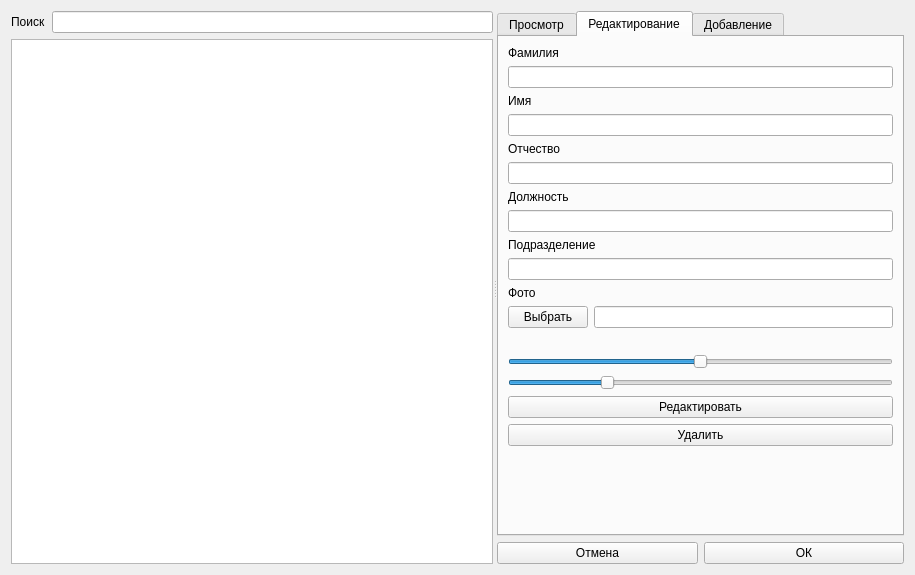
<?xml version="1.0" encoding="UTF-8"?>
<ui version="4.0">
 <class>PersonalCardEditorForm</class>
 <widget class="QWidget" name="PersonalCardEditorForm">
  <property name="geometry">
   <rect>
    <x>0</x>
    <y>0</y>
    <width>915</width>
    <height>575</height>
   </rect>
  </property>
  <property name="windowTitle">
   <string>Редактор персональных карт</string>
  </property>
  <property name="autoFillBackground">
   <bool>false</bool>
  </property>
  <layout class="QHBoxLayout" name="horizontalLayout">
   <item>
    <widget class="QSplitter" name="splitter">
     <property name="orientation">
      <enum>Qt::Horizontal</enum>
     </property>
     <widget class="QWidget" name="verticalLayoutWidget">
      <layout class="QVBoxLayout" name="CardsViewLayout">
       <item>
        <layout class="QHBoxLayout" name="SearchLayout">
         <item>
          <widget class="QLabel" name="label">
           <property name="text">
            <string>Поиск</string>
           </property>
          </widget>
         </item>
         <item>
          <widget class="QLineEdit" name="SearchLE"/>
         </item>
        </layout>
       </item>
       <item>
        <widget class="QListView" name="CardView">
         <property name="editTriggers">
          <set>QAbstractItemView::NoEditTriggers</set>
         </property>
        </widget>
       </item>
      </layout>
     </widget>
     <widget class="QWidget" name="verticalLayoutWidget_2">
      <layout class="QVBoxLayout" name="CardLayout">
       <item>
        <widget class="QTabWidget" name="tabWidget">
         <property name="currentIndex">
          <number>1</number>
         </property>
         <widget class="QWidget" name="ViewTab">
          <attribute name="title">
           <string>Просмотр</string>
          </attribute>
          <layout class="QVBoxLayout" name="verticalLayout_2">
           <item>
            <widget class="QLabel" name="label_9">
             <property name="text">
              <string>Фамилия</string>
             </property>
            </widget>
           </item>
           <item>
            <widget class="QLineEdit" name="ViewSurnameLE"/>
           </item>
           <item>
            <widget class="QLabel" name="label_11">
             <property name="text">
              <string>Имя</string>
             </property>
            </widget>
           </item>
           <item>
            <widget class="QLineEdit" name="ViewNameLE"/>
           </item>
           <item>
            <widget class="QLabel" name="label_14">
             <property name="text">
              <string>Отчество</string>
             </property>
            </widget>
           </item>
           <item>
            <widget class="QLineEdit" name="ViewLastnameLE"/>
           </item>
           <item>
            <widget class="QLabel" name="label_10">
             <property name="text">
              <string>Должность</string>
             </property>
            </widget>
           </item>
           <item>
            <widget class="QLineEdit" name="ViewPostLE"/>
           </item>
           <item>
            <widget class="QLabel" name="label_8">
             <property name="text">
              <string>Подразделение</string>
             </property>
            </widget>
           </item>
           <item>
            <widget class="QLineEdit" name="ViewSubdivisionLE"/>
           </item>
           <item>
            <widget class="QLabel" name="label_12">
             <property name="text">
              <string>Фото</string>
             </property>
            </widget>
           </item>
           <item>
            <widget class="QLineEdit" name="ViewImagePathLE"/>
           </item>
           <item>
            <widget class="QLabel" name="label_13">
             <property name="enabled">
              <bool>true</bool>
             </property>
             <property name="text">
              <string/>
             </property>
             <property name="scaledContents">
              <bool>false</bool>
             </property>
             <property name="alignment">
              <set>Qt::AlignCenter</set>
             </property>
             <property name="textInteractionFlags">
              <set>Qt::NoTextInteraction</set>
             </property>
            </widget>
           </item>
           <item>
            <spacer name="verticalSpacer">
             <property name="orientation">
              <enum>Qt::Vertical</enum>
             </property>
             <property name="sizeHint" stdset="0">
              <size>
               <width>20</width>
               <height>40</height>
              </size>
             </property>
            </spacer>
           </item>
          </layout>
         </widget>
         <widget class="QWidget" name="EditTab">
          <attribute name="title">
           <string>Редактирование</string>
          </attribute>
          <layout class="QVBoxLayout" name="verticalLayout_4">
           <item>
            <widget class="QLabel" name="label_23">
             <property name="text">
              <string>Фамилия</string>
             </property>
            </widget>
           </item>
           <item>
            <widget class="QLineEdit" name="EditSurnameLE"/>
           </item>
           <item>
            <widget class="QLabel" name="label_25">
             <property name="text">
              <string>Имя</string>
             </property>
            </widget>
           </item>
           <item>
            <widget class="QLineEdit" name="EditNameLE"/>
           </item>
           <item>
            <widget class="QLabel" name="label_28">
             <property name="text">
              <string>Отчество</string>
             </property>
            </widget>
           </item>
           <item>
            <widget class="QLineEdit" name="EditLastnameLE"/>
           </item>
           <item>
            <widget class="QLabel" name="label_24">
             <property name="text">
              <string>Должность</string>
             </property>
            </widget>
           </item>
           <item>
            <widget class="QLineEdit" name="EditPostLE"/>
           </item>
           <item>
            <widget class="QLabel" name="label_22">
             <property name="text">
              <string>Подразделение</string>
             </property>
            </widget>
           </item>
           <item>
            <widget class="QLineEdit" name="EditSubdivisionLE"/>
           </item>
           <item>
            <widget class="QLabel" name="label_26">
             <property name="text">
              <string>Фото</string>
             </property>
            </widget>
           </item>
           <item>
            <layout class="QHBoxLayout" name="horizontalLayout_4">
             <item>
              <widget class="QPushButton" name="EditSelectImageButton">
               <property name="text">
                <string>Выбрать</string>
               </property>
              </widget>
             </item>
             <item>
              <widget class="QLineEdit" name="EditImagePathLE"/>
             </item>
            </layout>
           </item>
           <item>
            <widget class="QLabel" name="label_27">
             <property name="enabled">
              <bool>true</bool>
             </property>
             <property name="text">
              <string/>
             </property>
             <property name="scaledContents">
              <bool>false</bool>
             </property>
             <property name="alignment">
              <set>Qt::AlignCenter</set>
             </property>
             <property name="textInteractionFlags">
              <set>Qt::NoTextInteraction</set>
             </property>
            </widget>
           </item>
           <item>
            <widget class="QSlider" name="EditBrightnessSlider">
             <property name="minimum">
              <number>-200</number>
             </property>
             <property name="maximum">
              <number>200</number>
             </property>
             <property name="orientation">
              <enum>Qt::Horizontal</enum>
             </property>
            </widget>
           </item>
           <item>
            <widget class="QSlider" name="EditContrastSlider">
             <property name="minimum">
              <number>1</number>
             </property>
             <property name="maximum">
              <number>400</number>
             </property>
             <property name="value">
              <number>100</number>
             </property>
             <property name="orientation">
              <enum>Qt::Horizontal</enum>
             </property>
            </widget>
           </item>
           <item>
            <widget class="QPushButton" name="EditCardButton">
             <property name="text">
              <string>Редактировать</string>
             </property>
            </widget>
           </item>
           <item>
            <widget class="QPushButton" name="DeleteCardButton">
             <property name="text">
              <string>Удалить</string>
             </property>
            </widget>
           </item>
           <item>
            <spacer name="verticalSpacer_2">
             <property name="orientation">
              <enum>Qt::Vertical</enum>
             </property>
             <property name="sizeHint" stdset="0">
              <size>
               <width>20</width>
               <height>40</height>
              </size>
             </property>
            </spacer>
           </item>
          </layout>
         </widget>
         <widget class="QWidget" name="AddTab">
          <attribute name="title">
           <string>Добавление</string>
          </attribute>
          <layout class="QVBoxLayout" name="verticalLayout_5">
           <item>
            <widget class="QPushButton" name="ClearButton">
             <property name="text">
              <string>Очистить</string>
             </property>
            </widget>
           </item>
           <item>
            <widget class="QLabel" name="label_35">
             <property name="text">
              <string>Фамилия</string>
             </property>
            </widget>
           </item>
           <item>
            <widget class="QLineEdit" name="AddSurnameLE"/>
           </item>
           <item>
            <widget class="QLabel" name="label_34">
             <property name="text">
              <string>Имя</string>
             </property>
            </widget>
           </item>
           <item>
            <widget class="QLineEdit" name="AddNameLE"/>
           </item>
           <item>
            <widget class="QLabel" name="label_33">
             <property name="text">
              <string>Отчество</string>
             </property>
            </widget>
           </item>
           <item>
            <widget class="QLineEdit" name="AddLastnameLE"/>
           </item>
           <item>
            <widget class="QLabel" name="label_30">
             <property name="text">
              <string>Должность</string>
             </property>
            </widget>
           </item>
           <item>
            <widget class="QLineEdit" name="AddPostLE"/>
           </item>
           <item>
            <widget class="QLabel" name="label_29">
             <property name="text">
              <string>Подразделение</string>
             </property>
            </widget>
           </item>
           <item>
            <widget class="QLineEdit" name="AddSubdivisionLE"/>
           </item>
           <item>
            <widget class="QLabel" name="label_31">
             <property name="text">
              <string>Фото</string>
             </property>
            </widget>
           </item>
           <item>
            <layout class="QHBoxLayout" name="horizontalLayout_2">
             <item>
              <widget class="QPushButton" name="AddSelectImageButton">
               <property name="text">
                <string>Выбрать</string>
               </property>
              </widget>
             </item>
             <item>
              <widget class="QLineEdit" name="AddImagePathLE"/>
             </item>
            </layout>
           </item>
           <item>
            <widget class="QLabel" name="label_32">
             <property name="enabled">
              <bool>true</bool>
             </property>
             <property name="text">
              <string/>
             </property>
             <property name="scaledContents">
              <bool>false</bool>
             </property>
             <property name="alignment">
              <set>Qt::AlignCenter</set>
             </property>
             <property name="textInteractionFlags">
              <set>Qt::NoTextInteraction</set>
             </property>
            </widget>
           </item>
           <item>
            <widget class="QSlider" name="AddBrightnessSlider">
             <property name="minimum">
              <number>-200</number>
             </property>
             <property name="maximum">
              <number>200</number>
             </property>
             <property name="orientation">
              <enum>Qt::Horizontal</enum>
             </property>
            </widget>
           </item>
           <item>
            <widget class="QSlider" name="AddContrastSlider">
             <property name="minimum">
              <number>1</number>
             </property>
             <property name="maximum">
              <number>400</number>
             </property>
             <property name="value">
              <number>100</number>
             </property>
             <property name="orientation">
              <enum>Qt::Horizontal</enum>
             </property>
            </widget>
           </item>
           <item>
            <widget class="QPushButton" name="AddCardButton">
             <property name="text">
              <string>Добавить</string>
             </property>
            </widget>
           </item>
           <item>
            <spacer name="verticalSpacer_3">
             <property name="orientation">
              <enum>Qt::Vertical</enum>
             </property>
             <property name="sizeHint" stdset="0">
              <size>
               <width>20</width>
               <height>125</height>
              </size>
             </property>
            </spacer>
           </item>
          </layout>
         </widget>
        </widget>
       </item>
       <item>
        <layout class="QHBoxLayout" name="horizontalLayout_3">
         <item>
          <widget class="QPushButton" name="CancelButton">
           <property name="text">
            <string>Отмена</string>
           </property>
          </widget>
         </item>
         <item>
          <widget class="QPushButton" name="OKButton">
           <property name="text">
            <string>ОК</string>
           </property>
          </widget>
         </item>
        </layout>
       </item>
      </layout>
     </widget>
    </widget>
   </item>
  </layout>
 </widget>
 <resources/>
 <connections/>
</ui>
